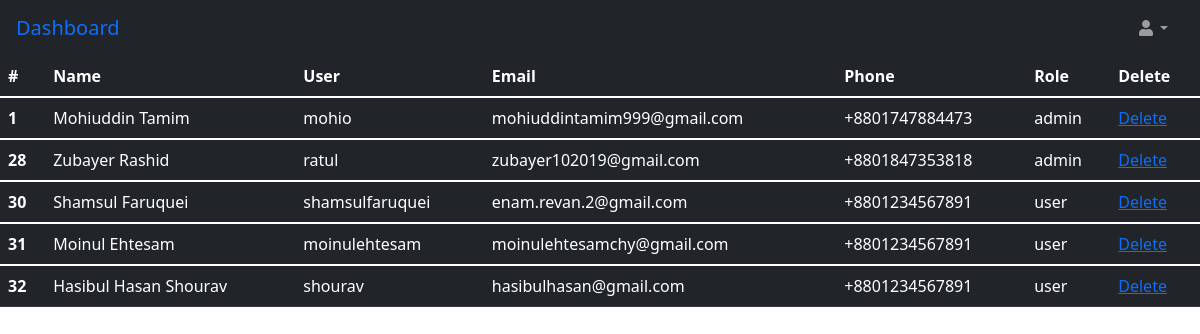
The app's page /users-list.php (signed in) with its own data.
### tables this page shows
CREATE TABLE `users` (
  `id` int(10) UNSIGNED NOT NULL,
  `first_name` varchar(255) NOT NULL,
  `last_name` varchar(255) NOT NULL,
  `user_name` varchar(255) NOT NULL,
  `email` varchar(255) NOT NULL,
  `passwd` varchar(255) NOT NULL,
  `phone_number` varchar(255) NOT NULL,
  `role` varchar(255) NOT NULL,
  `created_at` timestamp NOT NULL DEFAULT current_timestamp(),
  `updated_at` timestamp NOT NULL DEFAULT current_timestamp()
);

### users-list.php (the view, shortened to what this page needs)
<?php
include "connection.php";
$str = "SELECT * FROM users;";
$result = mysqli_query($conn, $str);
if(mysqli_num_rows($result)>0){
?>
<!DOCTYPE html>
<html lang="en">
<head>
    <link href="https://cdn.jsdelivr.net/npm/bootstrap@5.1.3/dist/css/bootstrap.min.css" rel="stylesheet">
    <link href="css/style.css" rel="stylesheet">
</head>
    <body>
        <nav class="sb-topnav navbar navbar-expand navbar-dark bg-dark">
            <a class="navbar-brand ps-3 text-primary" href="admin.php">Dashboard</a>
            <ul class="navbar-nav ms-auto me-3 me-lg-4">
                <li class="nav-item dropdown">
                    <a class="nav-link dropdown-toggle" id="navbarDropdown" href="#" role="button" data-bs-toggle="dropdown" aria-expanded="false"><i class="fas fa-user fa-fw"></i></a>
                </li>
            </ul>
        </nav>
        <table class="table table-hover table-dark">
        <thead>
            <tr>
            <th scope="col">#</th>
            <th scope="col">Name</th>
            <th scope="col">User</th>
            <th scope="col">Email</th>
            <th scope="col">Phone</th>
            <th scope="col">Role</th>
            <th scope="col">Delete</th>
            </tr>
        </thead>
        <tbody>
<?php
foreach($result as $r){
?>
            <tr>
            <th scope="row"><?php echo $r['id']; ?></th>
            <td><?php echo $r['first_name']; echo" "; echo $r['last_name']; ?></td>
            <td><?php echo $r['user_name']; ?></td>
            <td><?php echo $r['email']; ?></td>
            <td><?php echo $r['phone_number']; ?></td>
            <td><?php echo $r['role']; ?></td>
            <td><a href="delete-user.php?id=<?php echo $r['id']?> ">Delete</a></td>
            </tr>
        </tbody>
        <?php
}
}
?>
        </table>
    </body>
</html>

### records on screen
users: id "1", first_name "Mohiuddin", last_name "Tamim", user_name "mohio", email "mohiuddintamim999@gmail.com", phone_number "+8801747884473", role "admin"
users: id "28", first_name "Zubayer", last_name "Rashid", user_name "ratul", email "zubayer102019@gmail.com", phone_number "+8801847353818", role "admin"
users: id "30", first_name "Shamsul", last_name "Faruquei", user_name "shamsulfaruquei", email "enam.revan.2@gmail.com", phone_number "+8801234567891", role "user"
users: id "31", first_name "Moinul", last_name "Ehtesam", user_name "moinulehtesam", email "moinulehtesamchy@gmail.com", phone_number "+8801234567891", role "user"
users: id "32", first_name "Hasibul Hasan", last_name "Shourav", user_name "shourav", email "hasibulhasan@gmail.com", phone_number "+8801234567891", role "user"
